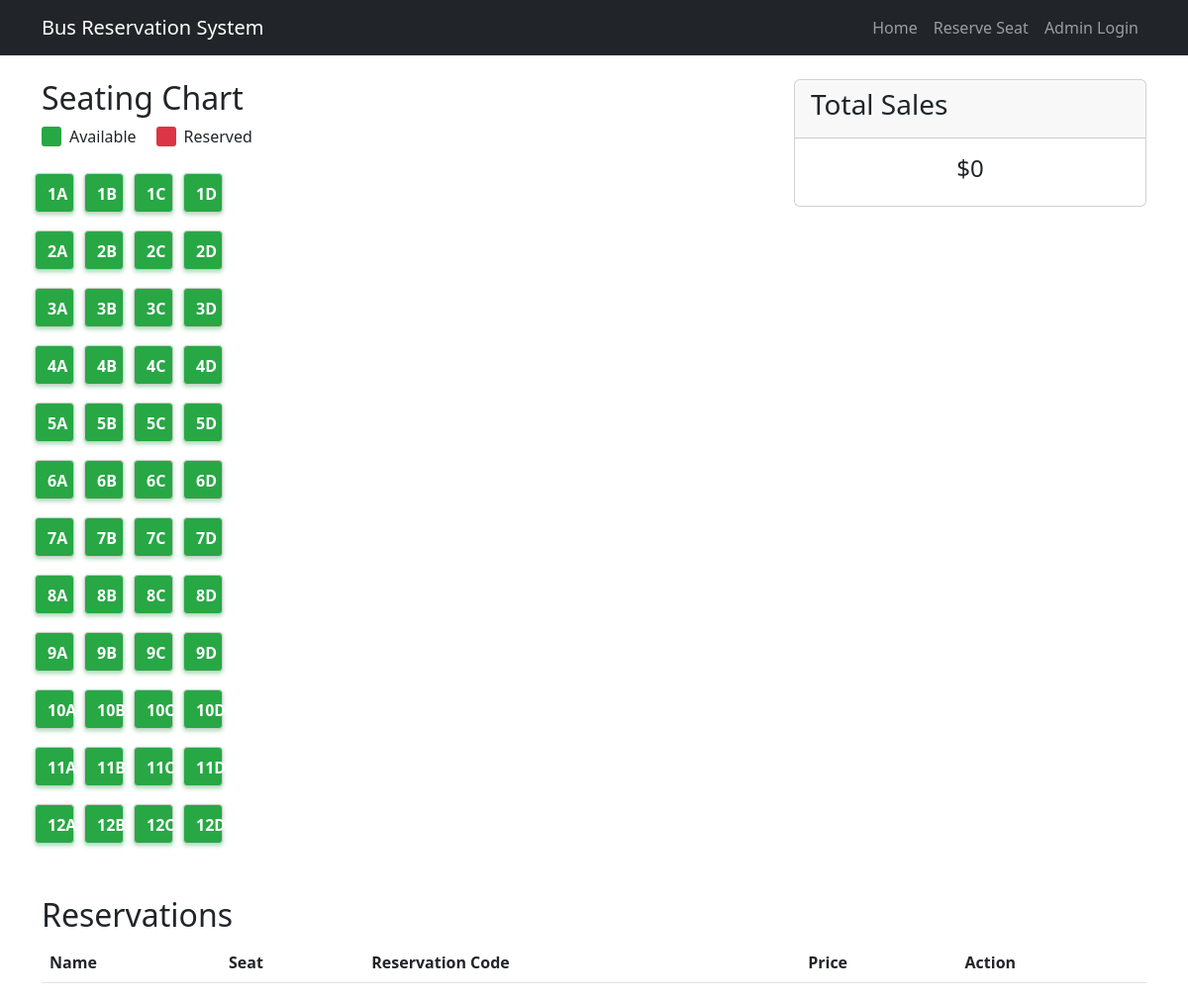
/admin/dashboard (signed in), run on an earlier commit of the app's database.
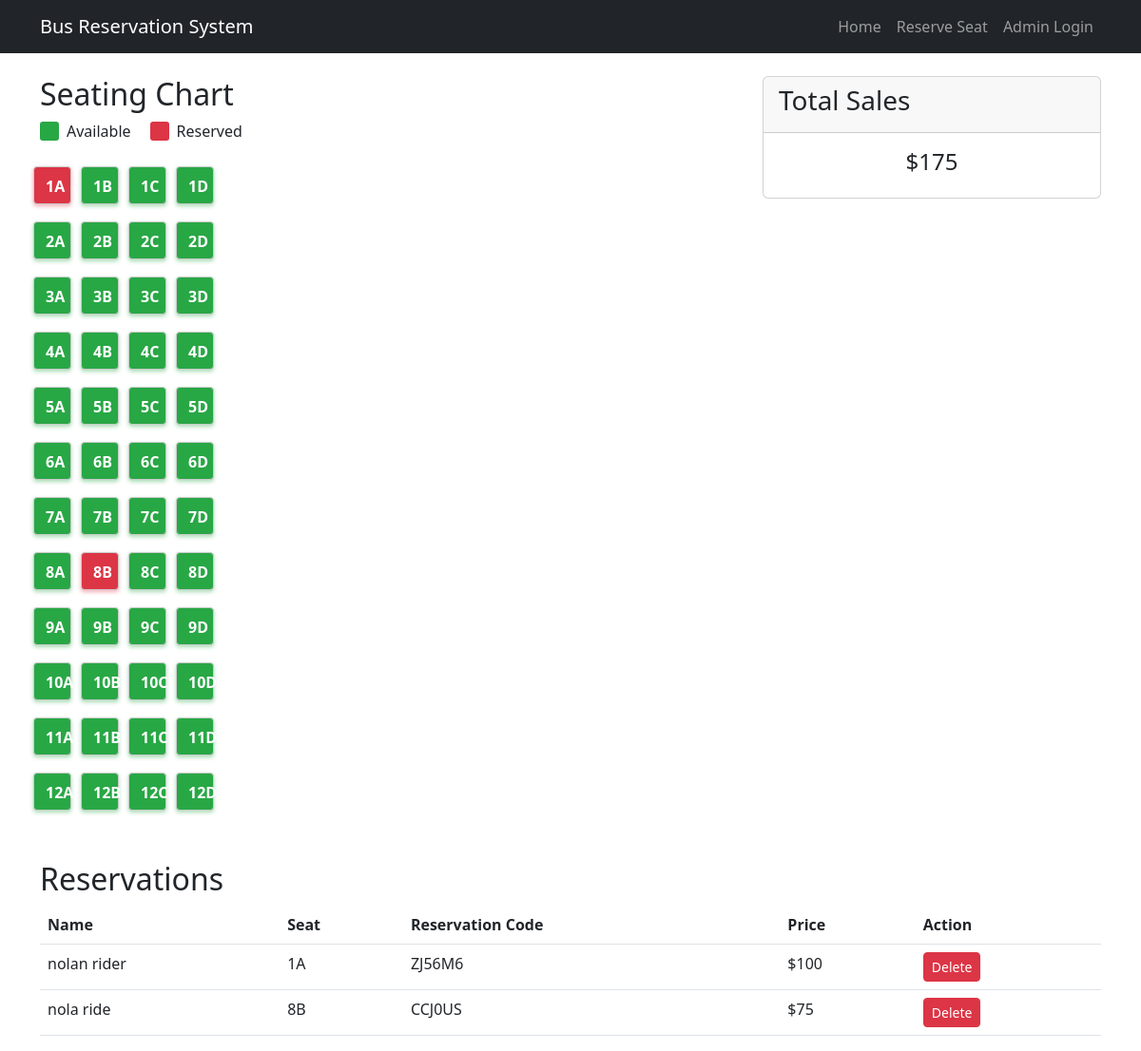
And on a later commit of the database.
### tables this page shows
CREATE TABLE reservations (
    id INTEGER PRIMARY KEY AUTOINCREMENT,
    passengerName TEXT NOT NULL,
    seatRow INTEGER NOT NULL,
    seatColumn INTEGER NOT NULL,
    eTicketNumber TEXT NOT NULL,
    created TIMESTAMP NOT NULL DEFAULT CURRENT_TIMESTAMP
);

### app.py (the view)
@app.route('/admin/dashboard')
def admin_dashboard():
    if not session.get('admin'):
        return redirect(url_for('admin_login'))
    db = get_db()
    cursor = db.cursor()
    reserved_seats = previous_reserves(cursor)
    cursor.execute("SELECT * FROM reservations")
    reservations = cursor.fetchall()
    db.close()
    total_sales = sum(get_cost_matrix()[r['seatRow']][r['seatColumn']] for r in reservations)
    return render_template('admin_dashboard.html',
                         reservations=reservations,
                         total_sales=total_sales,
                         cost_matrix=get_cost_matrix(),
                         prev_reservations=reserved_seats)

### app.py (called while the page is built)
def get_db():
    db = sqlite3.connect(DATABASE_PATH)
    db.row_factory = sqlite3.Row
    return db

def get_cost_matrix():
    return [[100, 75, 50, 100] for row in range(12)]

def previous_reserves(cursor):
    cursor.execute("SELECT * FROM reservations")
    reservations_raw = cursor.fetchall()
    return set((r[2], r[3]) for r in reservations_raw)

### templates/admin_dashboard.html
{% extends "base.html" %}
{% block content %}
<div class="row">
    <div class="col-md-8">
        <h2>Seating Chart</h2>
        <div class="seat-legend">
            <div class="legend-item">
                <div class="legend-box available"></div>
                <span>Available</span>
            </div>
            <div class="legend-item">
                <div class="legend-box reserved"></div>
                <span>Reserved</span>
            </div>
        </div>
        <div class="seating-chart mb-4">
            {% for row in range(12) %}
            <div class="row mb-2">
                {% for col in range(4) %}
                    {% set reserved = (row, col) in prev_reservations %}
                    <div class="seat {% if reserved %}reserved{% else %}available{% endif %}"
                         {% if not reserved %}onclick="selectSeat({{ row + 1 }}, {{ col + 1 }})"{% endif %}>
                        {{ row + 1 }}{{ ['A', 'B', 'C', 'D'][col] }}
                        <br>
                        <small>${{ cost_matrix[row][col] }}</small>
                    </div>
                {% endfor %}
            </div>
            {% endfor %}
        </div>
    </div>
    <div class="col-md-4">
        <div class="card mb-4">
            <div class="card-header">
                <h3>Total Sales</h3>
            </div>
            <div class="card-body">
                <h4 class="text-center">${{ total_sales }}</h4>
            </div>
        </div>
    </div>
</div>
<div class="row mt-4">
    <div class="col-12">
        <h2>Reservations</h2>
        <table class="table">
            <thead>
                <tr>
                    <th>Name</th>
                    <th>Seat</th>
                    <th>Reservation Code</th>
                    <th>Price</th>
                    <th>Action</th>
                </tr>
            </thead>
            <tbody>
                {% for reservation in reservations %}
                <tr>
                    <td>{{ reservation.passengerName }}</td>
                    <td>{{ reservation.seatRow + 1 }}{{ ['A', 'B', 'C', 'D'][reservation.seatColumn] }}</td>
                    <td>{{ reservation.eTicketNumber }}</td>
                    <td>${{ cost_matrix[reservation.seatRow][reservation.seatColumn] }}</td>
                    <td>
                        <a href="{{ url_for('delete_reservation', id=reservation.id) }}"
                           class="btn btn-danger btn-sm"
                           onclick="return confirm('Are you sure you want to delete this reservation?')">
                            Delete
                        </a>
                    </td>
                </tr>
                {% endfor %}
            </tbody>
        </table>
    </div>
</div>
{% endblock %}

### templates/base.html (shortened to what this page needs)
<!DOCTYPE html>
<html lang="en">
<head>
    <link href="https://cdn.jsdelivr.net/npm/bootstrap@5.3.0/dist/css/bootstrap.min.css" rel="stylesheet">
</head>
<body>
    <nav class="navbar navbar-expand-lg navbar-dark bg-dark">
        <div class="container">
            <a class="navbar-brand" href="{{ url_for('index') }}">Bus Reservation System</a>
            <div class="navbar-nav">
                <a class="nav-link" href="{{ url_for('index') }}">Home</a>
                <a class="nav-link" href="{{ url_for('reserve') }}">Reserve Seat</a>
                <a class="nav-link" href="{{ url_for('admin_login') }}">Admin Login</a>
            </div>
        </div>
    </nav>
    <div class="container mt-4">
        {% block content %}{% endblock %}
    </div>
</body>
</html>

### templates/base.html (style rules this page uses)
.seat { width: 40px; height: 40px; margin: 5px; display: inline-block; text-align: center; line-height: 40px; border: 1px solid #ccc; cursor: pointer; border-radius: 4px; font-weight: bold; transition: all 0.3s ease; }
.seat.reserved { background-color: #dc3545; color: white; cursor: not-allowed; box-shadow: 0 2px 4px rgba(220, 53, 69, 0.4); }
.seat.available { background-color: #28a745; color: white; box-shadow: 0 2px 4px rgba(40, 167, 69, 0.4); }
.seat-legend { display: flex; gap: 20px; margin-bottom: 20px; }
.legend-item { display: flex; align-items: center; gap: 8px; }
.legend-box { width: 20px; height: 20px; border-radius: 3px; }
.legend-box.reserved { background-color: #dc3545; }
.legend-box.available { background-color: #28a745; }

What changed in the data, as far as the page shows it:
added reservations: passengerName "nolan rider", reservation.seatRow+1 "1", seatColumn "A", eTicketNumber "ZJ56M6", seatRow+seatColumn "100"
added reservations: passengerName "nola ride", reservation.seatRow+1 "8", seatColumn "B", eTicketNumber "CCJ0US", seatRow+seatColumn "75"
Also different on the page:
{{ total_sales }}: "0" → "175"
